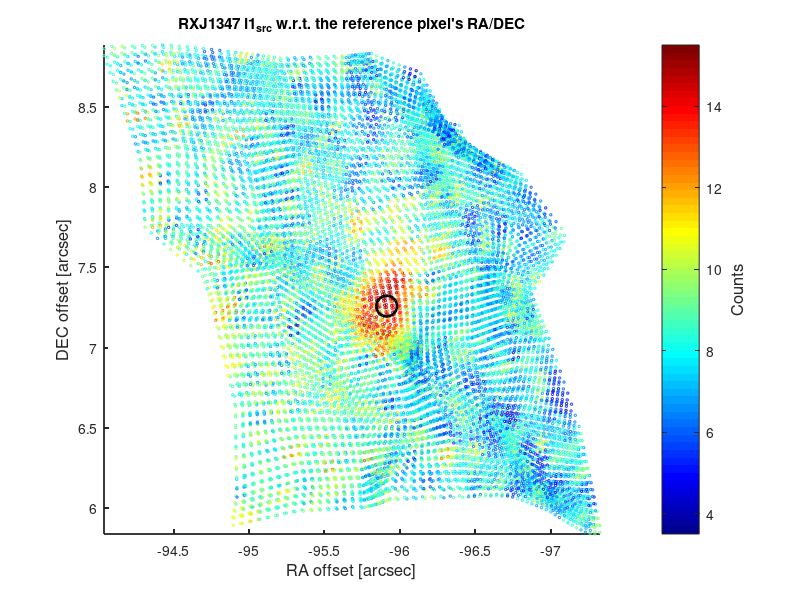
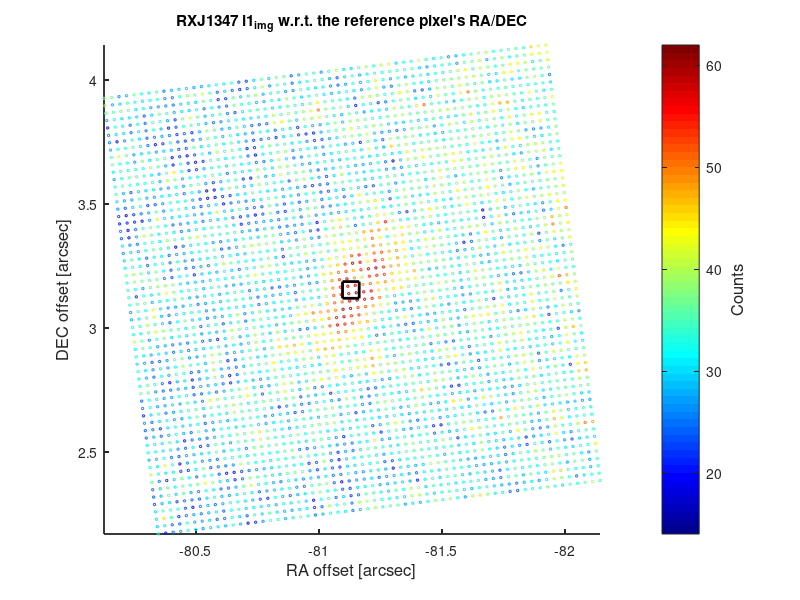
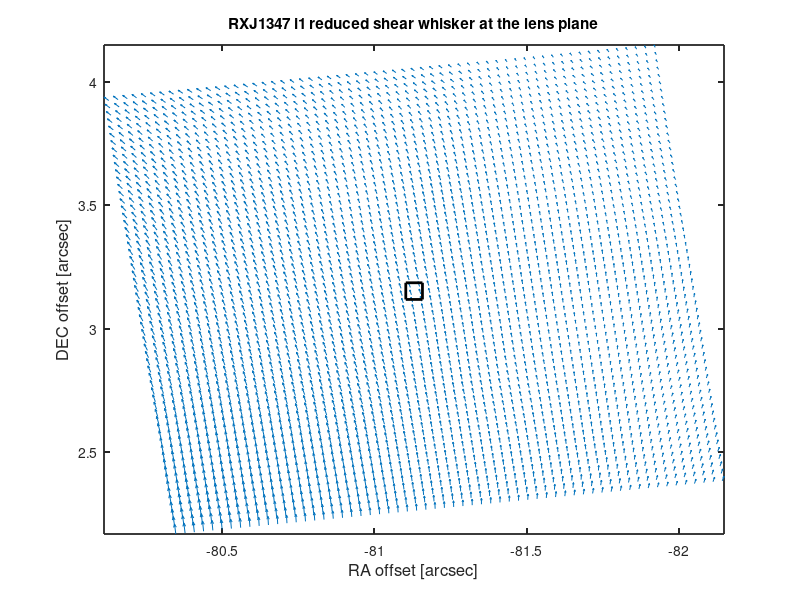

Write MATLAB code to recreate these figures, in order.
% plotting one single remapped images

clear all; clc

% getting results for i1
load i1_G_remap.mat
img_ra=(img_ra-ref_ra)*3600.;     % RA in arcsec
img_dec=(img_dec-ref_dec)*3600.;  % DEC in arcsec
img_cnt=img;
src_ra=(reshape(RA4_src,N_img*4,1)-ref_ra)*3600.;     % RA in arcsec
src_dec=(reshape(DEC4_src,N_img*4,1)-ref_dec)*3600.;  % DEC in arcsec
src_cnt=reshape(counts_src,N_img*4,1);
rg1=gamma1_img./(1-kappa_img);
rg2=gamma2_img./(1-kappa_img);
ctr_img_ra=(img_ctr(2,1)-ref_ra)*3600.;
ctr_img_dec=(img_ctr(2,2)-ref_dec)*3600.;
ctr_src_ra=(ctr_ra-ref_ra)*3600.;
ctr_src_dec=(ctr_dec-ref_dec)*3600.;

% color and linewidth schemes
lab_fontsize =12; axes_fontsize =10;
color = {'y','r','m','g','c','k','b'};
solid = {'-b','-r','-m','-g','-c','-k','-y'};
dot = {':b',':r',':m',':g',':c',':k'};
dash = {'--b','--r','--m','--g','--c','--k'};
lw1=2.5; lw2=1.7; lw3=0.8;

%% the remapped images in src plane
figure(1)  
scatter(src_ra,src_dec,3,src_cnt)
colormap('jet');
hold on
plot(ctr_src_ra,ctr_src_dec,'ko','MarkerSize',15,'LineWidth',2)
hold off

xlabel('RA offset [arcsec]','FontSize',lab_fontsize);
ylabel('DEC offset [arcsec]','FontSize',lab_fontsize);
title('RXJ1347 i1_{src} w.r.t. the reference pixel''s RA/DEC')
set(gca,'FontSize',axes_fontsize,'LineWidth',1.3,'XDir','Reverse'); 
ax = gca;
hbar = colorbar('EastOutside');
axes(hbar);
ylabel('Counts','FontSize',lab_fontsize);
set(gca,'FontSize',axes_fontsize);
axes(ax);
axis tight
set(gcf, 'PaperUnits','inches');
set(gcf, 'PaperPosition',[ 0 0 8 6]);
print -dpsc2 i1_G_src.ps;


%% the original HST images in lens plane
figure(2)  
scatter(img_ra,img_dec,3,img_cnt)
colormap('jet');
hold on
plot(ctr_img_ra,ctr_img_dec,'ks','MarkerSize',12,'LineWidth',2)
hold off

xlabel('RA offset [arcsec]','FontSize',lab_fontsize);
ylabel('DEC offset [arcsec]','FontSize',lab_fontsize);
title('RXJ1347 i1_{img} w.r.t. the reference pixel''s RA/DEC')
set(gca,'FontSize',axes_fontsize,'LineWidth',1.3,'XDir','Reverse'); 
ax = gca;
hbar = colorbar('EastOutside');
axes(hbar);
ylabel('Counts','FontSize',lab_fontsize);
set(gca,'FontSize',axes_fontsize);
axes(ax);
axis tight
set(gcf, 'PaperUnits','inches');
set(gcf, 'PaperPosition',[ 0 0 8 6]);
print -dpsc2 i1_G_img.ps;


%% plotting the reduced shear vector map   ->  this should go into _single.m later
figure(3)
quiver(img_ra,img_dec,rg1,rg2)
hold on
plot(ctr_img_ra,ctr_img_dec,'ks','MarkerSize',12,'LineWidth',2)
hold off

xlabel('RA offset [arcsec]','FontSize',lab_fontsize);
ylabel('DEC offset [arcsec]','FontSize',lab_fontsize);
title('RXJ1347 i1_ reduced shear whisker at the lens plane')
set(gca,'FontSize',axes_fontsize,'LineWidth',1.3,'XDir','Reverse'); 
axis tight
set(gcf, 'PaperUnits','inches');
set(gcf, 'PaperPosition',[ 0 0 8 6]);
print -dpsc2 i1_rgvec.ps;
